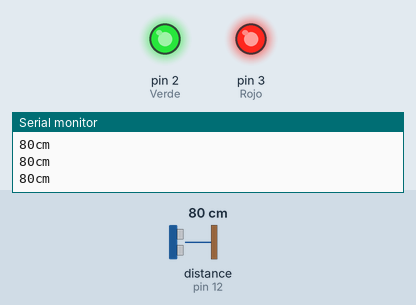
Simulated run of this sketch. Board: Arduino Uno, built with avr-gcc and run on an emulated ATmega328P. On the bench: output pins drawn as LEDs (lit = HIGH), the last lines printed to the serial monitor. Wiring (inferred from the names in the program): ultrasonic range finder: trigger pin 13; echo pin 12. The test bench sets the inputs (shaded band); at power-on: distance to the obstacle (sensor on pin 12) 80 cm. The echo pulse lasts 58.3 µs per cm; pins used as bus, display or sensor lines are not drawn.

Above: at 1.2 s.
1.3 s: distance to the obstacle (sensor on pin 12) set to 57 cm
2.8 s: distance to the obstacle (sensor on pin 12) set to 47 cm
At 3.93 s:
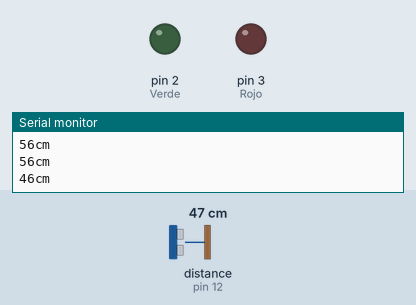
5.8 s: distance to the obstacle (sensor on pin 12) set to 299 cm
At 7.2 s:
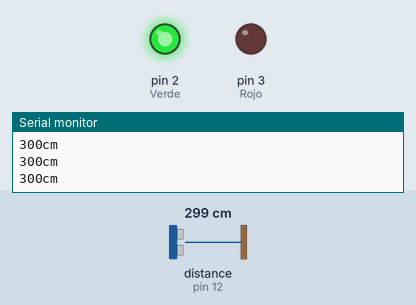
8.2 s: distance to the obstacle (sensor on pin 12) set to 186 cm
9.7 s: distance to the obstacle (sensor on pin 12) set to 178 cm
At 10.9 s:
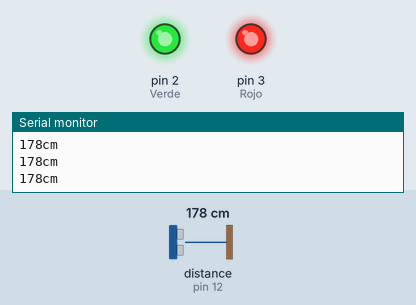
11.2 s: distance to the obstacle (sensor on pin 12) set to 9 cm
At 12.37 s:
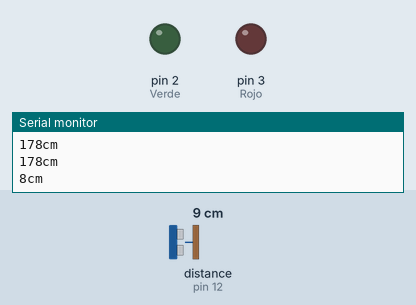
Timing chart, 0 to 15.2 s (numbered marks = the images above; inputs shaded):
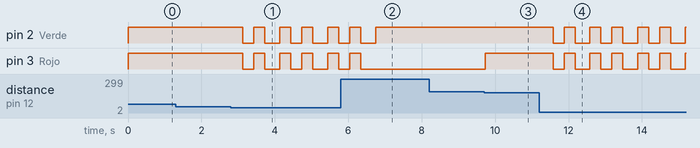

Measured:
- the behaviour switches between 52 and 51 cm on distance to the obstacle (sensor on pin 12) (found by bisection; images 0 and 1)
- the behaviour switches between 181 and 180 cm on distance to the obstacle (sensor on pin 12) (found by bisection; images 2 and 3)
- after the input at 2.8 s, pin 2 (Verde), pin 3 (Rojo): HIGH → LOW after 0.33 s, → HIGH 0.30 s later, → LOW 0.30 s later, → HIGH 0.40 s later, … (9 changes in this stretch)
- after the input at 5.8 s, pin 2 (Verde): goes on until 6.8 s, then stays HIGH; pin 3 (Rojo): goes on until 6.3 s, then stays LOW
- after the input at 9.7 s, pin 3 (Rojo): LOW → HIGH at once
- after the input at 11.2 s, pin 2 (Verde), pin 3 (Rojo): HIGH → LOW after 0.38 s, then repeats every 1.3 s: HIGH 0.30 s, LOW 0.40 s, HIGH 0.30 s, LOW 0.30 s

The sketch:

C++_Clase_N_15-Ultrasonico_2_LED.ino
```cpp
//29 de julio 2024
//Medidor de distancia con sensor Ultrasonico usando 2 LED

int Verde = 2;
int Rojo = 3;
int Pin_trigger = 13;
int Pin_echo = 12;
long alm_dist = 0;//alm_dist variable para almacenar distancia

//inicio de función para medir distancia
  long readUltrasonicDistance(int Pin_trigger, int Pin_echo)
{
  pinMode(Pin_trigger, OUTPUT);
  digitalWrite(Pin_trigger, LOW);
  //delayMicroseconds(2);
  digitalWrite(Pin_trigger, HIGH);
  //delayMicroseconds(10);
  digitalWrite(Pin_trigger, LOW);
  pinMode(Pin_echo, INPUT);
  return (pulseIn(Pin_echo, HIGH)*0.01723);//Mide la duración del pulso en el pin de eco y calcula la distancia en centímetros usando el factor de conversión
}
//Fin de función para medir distancia

void setup()
{

  pinMode(Verde, OUTPUT);
  pinMode(Rojo, OUTPUT);
  Serial.begin(9600);
}

void loop()
{
  alm_dist =readUltrasonicDistance(13, 12);

  Serial.print(alm_dist);
  Serial.println("cm");

  if (alm_dist > 300) {
    digitalWrite(Verde, LOW);
    digitalWrite(Rojo, LOW);
  }

  if (alm_dist <= 300 && alm_dist > 260) {
    digitalWrite(Verde, HIGH);
    digitalWrite(Rojo, LOW);
  }

 if (alm_dist <= 180 && alm_dist > 50) {
    digitalWrite(Verde, HIGH);
    digitalWrite(Rojo, HIGH);
  }

   if (alm_dist <= 50 && alm_dist > 3) {
    digitalWrite(Verde, HIGH);
    digitalWrite(Rojo, HIGH);
    delay(300);
    digitalWrite(Verde, LOW);
    digitalWrite(Rojo, LOW);
    delay(300);
    digitalWrite(Verde, HIGH);
    digitalWrite(Rojo, HIGH);
    delay(300);
    digitalWrite(Verde, LOW);
    digitalWrite(Rojo, LOW);
    delay(300);
  }

  delay(100);
}
```
